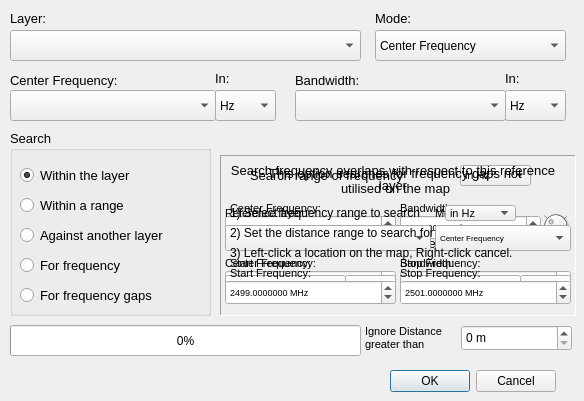
 <widget class="QDialog" name="FrequencyOverlapsDialogBase">
  <property name="geometry">
   <rect>
    <x>0</x>
    <y>0</y>
    <width>584</width>
    <height>401</height>
   </rect>
  </property>
  <property name="windowTitle">
   <string>Frequency Overlaps</string>
  </property>
  <widget class="QDialogButtonBox" name="bbOK_Cancel">
   <property name="geometry">
    <rect>
     <x>305</x>
     <y>365</y>
     <width>251</width>
     <height>32</height>
    </rect>
   </property>
   <property name="orientation">
    <enum>Qt::Horizontal</enum>
   </property>
   <property name="standardButtons">
    <set>QDialogButtonBox::Cancel|QDialogButtonBox::Ok</set>
   </property>
  </widget>
  <widget class="QgsMapLayerComboBox" name="mcbLayers">
   <property name="geometry">
    <rect>
     <x>10</x>
     <y>30</y>
     <width>351</width>
     <height>31</height>
    </rect>
   </property>
   <property name="font">
    <font>
     <family>Arial</family>
    </font>
   </property>
   <property name="focusPolicy">
    <enum>Qt::NoFocus</enum>
   </property>
  </widget>
  <widget class="QLabel" name="label">
   <property name="geometry">
    <rect>
     <x>10</x>
     <y>10</y>
     <width>55</width>
     <height>16</height>
    </rect>
   </property>
   <property name="font">
    <font>
     <family>Arial</family>
     <pointsize>10</pointsize>
     <weight>50</weight>
     <bold>false</bold>
    </font>
   </property>
   <property name="text">
    <string>Layer:</string>
   </property>
  </widget>
  <widget class="QComboBox" name="cmbMode">
   <property name="geometry">
    <rect>
     <x>375</x>
     <y>30</y>
     <width>191</width>
     <height>31</height>
    </rect>
   </property>
   <property name="font">
    <font>
     <family>Arial</family>
    </font>
   </property>
   <property name="focusPolicy">
    <enum>Qt::NoFocus</enum>
   </property>
   <item>
    <property name="text">
     <string>Center Frequency</string>
    </property>
   </item>
   <item>
    <property name="text">
     <string>Start-Stop Frequency</string>
    </property>
   </item>
  </widget>
  <widget class="QLabel" name="label_2">
   <property name="geometry">
    <rect>
     <x>375</x>
     <y>10</y>
     <width>55</width>
     <height>16</height>
    </rect>
   </property>
   <property name="font">
    <font>
     <family>Arial</family>
     <pointsize>10</pointsize>
     <weight>50</weight>
     <bold>false</bold>
    </font>
   </property>
   <property name="text">
    <string>Mode:</string>
   </property>
  </widget>
  <widget class="QgsFieldComboBox" name="fcbItem1">
   <property name="geometry">
    <rect>
     <x>10</x>
     <y>90</y>
     <width>206</width>
     <height>31</height>
    </rect>
   </property>
   <property name="font">
    <font>
     <family>Arial</family>
     <pointsize>8</pointsize>
    </font>
   </property>
   <property name="focusPolicy">
    <enum>Qt::NoFocus</enum>
   </property>
  </widget>
  <widget class="QgsFieldComboBox" name="fcbItem2">
   <property name="geometry">
    <rect>
     <x>295</x>
     <y>90</y>
     <width>211</width>
     <height>31</height>
    </rect>
   </property>
   <property name="font">
    <font>
     <family>Arial</family>
     <pointsize>8</pointsize>
    </font>
   </property>
   <property name="focusPolicy">
    <enum>Qt::NoFocus</enum>
   </property>
  </widget>
  <widget class="QLabel" name="lblItem1">
   <property name="geometry">
    <rect>
     <x>10</x>
     <y>70</y>
     <width>141</width>
     <height>21</height>
    </rect>
   </property>
   <property name="font">
    <font>
     <family>Arial</family>
     <pointsize>10</pointsize>
     <weight>50</weight>
     <bold>false</bold>
    </font>
   </property>
   <property name="text">
    <string>Center Frequency:</string>
   </property>
  </widget>
  <widget class="QLabel" name="lblItem2">
   <property name="geometry">
    <rect>
     <x>295</x>
     <y>70</y>
     <width>141</width>
     <height>21</height>
    </rect>
   </property>
   <property name="font">
    <font>
     <family>Arial</family>
     <pointsize>10</pointsize>
     <weight>50</weight>
     <bold>false</bold>
    </font>
   </property>
   <property name="text">
    <string>Bandwidth:</string>
   </property>
  </widget>
  <widget class="QComboBox" name="cmbFrequencySteps2">
   <property name="geometry">
    <rect>
     <x>505</x>
     <y>90</y>
     <width>61</width>
     <height>31</height>
    </rect>
   </property>
   <property name="font">
    <font>
     <family>Arial</family>
    </font>
   </property>
   <property name="focusPolicy">
    <enum>Qt::NoFocus</enum>
   </property>
   <property name="currentText">
    <string>Hz</string>
   </property>
   <item>
    <property name="text">
     <string>Hz</string>
    </property>
   </item>
   <item>
    <property name="text">
     <string>kHz</string>
    </property>
   </item>
   <item>
    <property name="text">
     <string>MHz</string>
    </property>
   </item>
   <item>
    <property name="text">
     <string>GHz</string>
    </property>
   </item>
  </widget>
  <widget class="QLabel" name="lblItem4">
   <property name="geometry">
    <rect>
     <x>505</x>
     <y>70</y>
     <width>41</width>
     <height>16</height>
    </rect>
   </property>
   <property name="font">
    <font>
     <family>Arial</family>
     <pointsize>10</pointsize>
     <weight>50</weight>
     <bold>false</bold>
    </font>
   </property>
   <property name="text">
    <string>In:</string>
   </property>
  </widget>
  <widget class="QLabel" name="lblItem3">
   <property name="geometry">
    <rect>
     <x>215</x>
     <y>70</y>
     <width>41</width>
     <height>16</height>
    </rect>
   </property>
   <property name="font">
    <font>
     <family>Arial</family>
     <pointsize>10</pointsize>
     <weight>50</weight>
     <bold>false</bold>
    </font>
   </property>
   <property name="text">
    <string>In:</string>
   </property>
  </widget>
  <widget class="QComboBox" name="cmbFrequencySteps1">
   <property name="geometry">
    <rect>
     <x>215</x>
     <y>90</y>
     <width>61</width>
     <height>31</height>
    </rect>
   </property>
   <property name="font">
    <font>
     <family>Arial</family>
    </font>
   </property>
   <property name="focusPolicy">
    <enum>Qt::NoFocus</enum>
   </property>
   <property name="currentText">
    <string>Hz</string>
   </property>
   <item>
    <property name="text">
     <string>Hz</string>
    </property>
   </item>
   <item>
    <property name="text">
     <string>kHz</string>
    </property>
   </item>
   <item>
    <property name="text">
     <string>MHz</string>
    </property>
   </item>
   <item>
    <property name="text">
     <string>GHz</string>
    </property>
   </item>
  </widget>
  <widget class="QGroupBox" name="groupBox">
   <property name="geometry">
    <rect>
     <x>10</x>
     <y>130</y>
     <width>201</width>
     <height>186</height>
    </rect>
   </property>
   <property name="font">
    <font>
     <family>Arial</family>
     <pointsize>10</pointsize>
    </font>
   </property>
   <property name="title">
    <string>Search</string>
   </property>
   <widget class="QRadioButton" name="rbWithinLayer">
    <property name="geometry">
     <rect>
      <x>10</x>
      <y>25</y>
      <width>141</width>
      <height>41</height>
     </rect>
    </property>
    <property name="font">
     <font>
      <pointsize>10</pointsize>
     </font>
    </property>
    <property name="focusPolicy">
     <enum>Qt::NoFocus</enum>
    </property>
    <property name="text">
     <string>Within the layer</string>
    </property>
    <property name="checked">
     <bool>true</bool>
    </property>
   </widget>
   <widget class="QRadioButton" name="rbAgainstRange">
    <property name="geometry">
     <rect>
      <x>10</x>
      <y>65</y>
      <width>181</width>
      <height>20</height>
     </rect>
    </property>
    <property name="focusPolicy">
     <enum>Qt::NoFocus</enum>
    </property>
    <property name="text">
     <string>Within a range</string>
    </property>
   </widget>
   <widget class="QRadioButton" name="rbAgainstLayer">
    <property name="geometry">
     <rect>
      <x>10</x>
      <y>95</y>
      <width>191</width>
      <height>20</height>
     </rect>
    </property>
    <property name="focusPolicy">
     <enum>Qt::NoFocus</enum>
    </property>
    <property name="text">
     <string>Against another layer</string>
    </property>
   </widget>
   <widget class="QRadioButton" name="rbForFrequency">
    <property name="geometry">
     <rect>
      <x>10</x>
      <y>125</y>
      <width>141</width>
      <height>20</height>
     </rect>
    </property>
    <property name="focusPolicy">
     <enum>Qt::NoFocus</enum>
    </property>
    <property name="text">
     <string>For frequency</string>
    </property>
   </widget>
   <widget class="QRadioButton" name="rbFrequencyGaps">
    <property name="geometry">
     <rect>
      <x>10</x>
      <y>155</y>
      <width>176</width>
      <height>20</height>
     </rect>
    </property>
    <property name="focusPolicy">
     <enum>Qt::NoFocus</enum>
    </property>
    <property name="text">
     <string>For frequency gaps</string>
    </property>
   </widget>
  </widget>
  <widget class="QFrame" name="frmWithinLayer">
   <property name="geometry">
    <rect>
     <x>220</x>
     <y>155</y>
     <width>356</width>
     <height>161</height>
    </rect>
   </property>
   <property name="frameShape">
    <enum>QFrame::Panel</enum>
   </property>
   <property name="frameShadow">
    <enum>QFrame::Sunken</enum>
   </property>
   <widget class="QLabel" name="lblWithinLayer">
    <property name="geometry">
     <rect>
      <x>50</x>
      <y>45</y>
      <width>256</width>
      <height>71</height>
     </rect>
    </property>
    <property name="font">
     <font>
      <family>Arial</family>
      <pointsize>10</pointsize>
     </font>
    </property>
    <property name="frameShape">
     <enum>QFrame::NoFrame</enum>
    </property>
    <property name="frameShadow">
     <enum>QFrame::Plain</enum>
    </property>
    <property name="text">
     <string>This option searches for all frequency overlaps within the layer</string>
    </property>
    <property name="alignment">
     <set>Qt::AlignCenter</set>
    </property>
    <property name="wordWrap">
     <bool>true</bool>
    </property>
   </widget>
  </widget>
  <widget class="QFrame" name="frmAgainstRange">
   <property name="geometry">
    <rect>
     <x>220</x>
     <y>155</y>
     <width>356</width>
     <height>161</height>
    </rect>
   </property>
   <property name="frameShape">
    <enum>QFrame::Panel</enum>
   </property>
   <property name="frameShadow">
    <enum>QFrame::Sunken</enum>
   </property>
   <widget class="QComboBox" name="cmbFrequencySteps3">
    <property name="geometry">
     <rect>
      <x>240</x>
      <y>10</y>
      <width>71</width>
      <height>21</height>
     </rect>
    </property>
    <property name="font">
     <font>
      <family>Arial</family>
      <pointsize>8</pointsize>
     </font>
    </property>
    <property name="focusPolicy">
     <enum>Qt::NoFocus</enum>
    </property>
    <property name="currentText">
     <string>in Hz</string>
    </property>
    <item>
     <property name="text">
      <string>in Hz</string>
     </property>
    </item>
    <item>
     <property name="text">
      <string>in kHz</string>
     </property>
    </item>
    <item>
     <property name="text">
      <string>in MHz</string>
     </property>
    </item>
    <item>
     <property name="text">
      <string>in GHz</string>
     </property>
    </item>
   </widget>
   <widget class="QgsDoubleSpinBox" name="dsbStartFreq">
    <property name="geometry">
     <rect>
      <x>5</x>
      <y>115</y>
      <width>171</width>
      <height>25</height>
     </rect>
    </property>
    <property name="font">
     <font>
      <family>Arial</family>
      <pointsize>7</pointsize>
     </font>
    </property>
    <property name="frame">
     <bool>true</bool>
    </property>
    <property name="readOnly">
     <bool>false</bool>
    </property>
    <property name="buttonSymbols">
     <enum>QAbstractSpinBox::UpDownArrows</enum>
    </property>
    <property name="keyboardTracking">
     <bool>true</bool>
    </property>
    <property name="showGroupSeparator" stdset="0">
     <bool>false</bool>
    </property>
    <property name="suffix">
     <string> MHz</string>
    </property>
    <property name="decimals">
     <number>7</number>
    </property>
    <property name="maximum">
     <double>100000.000000000000000</double>
    </property>
    <property name="value">
     <double>2499.000000000000000</double>
    </property>
    <property name="showClearButton">
     <bool>false</bool>
    </property>
   </widget>
   <widget class="QgsDoubleSpinBox" name="dsbStopFreq">
    <property name="geometry">
     <rect>
      <x>180</x>
      <y>115</y>
      <width>171</width>
      <height>25</height>
     </rect>
    </property>
    <property name="font">
     <font>
      <family>Arial</family>
      <pointsize>7</pointsize>
     </font>
    </property>
    <property name="focusPolicy">
     <enum>Qt::WheelFocus</enum>
    </property>
    <property name="buttonSymbols">
     <enum>QAbstractSpinBox::UpDownArrows</enum>
    </property>
    <property name="keyboardTracking">
     <bool>true</bool>
    </property>
    <property name="showGroupSeparator" stdset="0">
     <bool>false</bool>
    </property>
    <property name="suffix">
     <string> MHz</string>
    </property>
    <property name="decimals">
     <number>7</number>
    </property>
    <property name="maximum">
     <double>100000.000000000000000</double>
    </property>
    <property name="value">
     <double>2501.000000000000000</double>
    </property>
    <property name="showClearButton">
     <bool>false</bool>
    </property>
   </widget>
   <widget class="QLabel" name="lblItem1_2">
    <property name="geometry">
     <rect>
      <x>30</x>
      <y>10</y>
      <width>206</width>
      <height>21</height>
     </rect>
    </property>
    <property name="font">
     <font>
      <family>Arial</family>
      <pointsize>10</pointsize>
      <weight>50</weight>
      <bold>false</bold>
     </font>
    </property>
    <property name="focusPolicy">
     <enum>Qt::NoFocus</enum>
    </property>
    <property name="text">
     <string>Search range of frequency</string>
    </property>
   </widget>
   <widget class="QLabel" name="lblItem1_3">
    <property name="geometry">
     <rect>
      <x>10</x>
      <y>100</y>
      <width>121</width>
      <height>16</height>
     </rect>
    </property>
    <property name="font">
     <font>
      <family>Arial</family>
      <pointsize>8</pointsize>
      <weight>50</weight>
      <bold>false</bold>
     </font>
    </property>
    <property name="text">
     <string>Start Frequency:</string>
    </property>
   </widget>
   <widget class="QLabel" name="lblItem1_4">
    <property name="geometry">
     <rect>
      <x>180</x>
      <y>100</y>
      <width>121</width>
      <height>16</height>
     </rect>
    </property>
    <property name="font">
     <font>
      <family>Arial</family>
      <pointsize>8</pointsize>
      <weight>50</weight>
      <bold>false</bold>
     </font>
    </property>
    <property name="text">
     <string>Stop Frequency:</string>
    </property>
   </widget>
   <widget class="QDial" name="dialFreqStep">
    <property name="geometry">
     <rect>
      <x>320</x>
      <y>55</y>
      <width>31</width>
      <height>31</height>
     </rect>
    </property>
    <property name="focusPolicy">
     <enum>Qt::NoFocus</enum>
    </property>
    <property name="autoFillBackground">
     <bool>false</bool>
    </property>
    <property name="minimum">
     <number>0</number>
    </property>
    <property name="maximum">
     <number>3</number>
    </property>
    <property name="value">
     <number>1</number>
    </property>
    <property name="tracking">
     <bool>false</bool>
    </property>
    <property name="orientation">
     <enum>Qt::Horizontal</enum>
    </property>
    <property name="invertedAppearance">
     <bool>false</bool>
    </property>
    <property name="invertedControls">
     <bool>false</bool>
    </property>
    <property name="wrapping">
     <bool>false</bool>
    </property>
    <property name="notchTarget">
     <double>3.700000000000000</double>
    </property>
    <property name="notchesVisible">
     <bool>true</bool>
    </property>
   </widget>
   <widget class="QgsDoubleSpinBox" name="dsbCenterFreq">
    <property name="geometry">
     <rect>
      <x>5</x>
      <y>60</y>
      <width>171</width>
      <height>25</height>
     </rect>
    </property>
    <property name="font">
     <font>
      <family>Arial</family>
      <pointsize>7</pointsize>
     </font>
    </property>
    <property name="focusPolicy">
     <enum>Qt::WheelFocus</enum>
    </property>
    <property name="buttonSymbols">
     <enum>QAbstractSpinBox::UpDownArrows</enum>
    </property>
    <property name="keyboardTracking">
     <bool>true</bool>
    </property>
    <property name="showGroupSeparator" stdset="0">
     <bool>false</bool>
    </property>
    <property name="suffix">
     <string> MHz</string>
    </property>
    <property name="decimals">
     <number>7</number>
    </property>
    <property name="maximum">
     <double>100000.000000000000000</double>
    </property>
    <property name="singleStep">
     <double>2.000000000000000</double>
    </property>
    <property name="value">
     <double>2500.000000000000000</double>
    </property>
    <property name="showClearButton">
     <bool>false</bool>
    </property>
    <property name="clearValue">
     <bool>false</bool>
    </property>
   </widget>
   <widget class="QLabel" name="lblItem1_5">
    <property name="geometry">
     <rect>
      <x>10</x>
      <y>45</y>
      <width>121</width>
      <height>16</height>
     </rect>
    </property>
    <property name="font">
     <font>
      <family>Arial</family>
      <pointsize>8</pointsize>
      <weight>50</weight>
      <bold>false</bold>
     </font>
    </property>
    <property name="text">
     <string>Center Frequency:</string>
    </property>
   </widget>
   <widget class="QgsDoubleSpinBox" name="dsbBandwidth">
    <property name="geometry">
     <rect>
      <x>180</x>
      <y>60</y>
      <width>141</width>
      <height>25</height>
     </rect>
    </property>
    <property name="font">
     <font>
      <family>Arial</family>
      <pointsize>7</pointsize>
     </font>
    </property>
    <property name="buttonSymbols">
     <enum>QAbstractSpinBox::UpDownArrows</enum>
    </property>
    <property name="keyboardTracking">
     <bool>true</bool>
    </property>
    <property name="showGroupSeparator" stdset="0">
     <bool>false</bool>
    </property>
    <property name="suffix">
     <string> kHz</string>
    </property>
    <property name="decimals">
     <number>6</number>
    </property>
    <property name="maximum">
     <double>1000000000.000000000000000</double>
    </property>
    <property name="value">
     <double>2000.000000000000000</double>
    </property>
    <property name="showClearButton">
     <bool>false</bool>
    </property>
   </widget>
   <widget class="QLabel" name="lblItem1_6">
    <property name="geometry">
     <rect>
      <x>180</x>
      <y>45</y>
      <width>81</width>
      <height>16</height>
     </rect>
    </property>
    <property name="font">
     <font>
      <family>Arial</family>
      <pointsize>8</pointsize>
      <weight>50</weight>
      <bold>false</bold>
     </font>
    </property>
    <property name="text">
     <string>Bandwidth:</string>
    </property>
   </widget>
   <zorder>dialFreqStep</zorder>
   <zorder>cmbFrequencySteps3</zorder>
   <zorder>dsbStartFreq</zorder>
   <zorder>dsbStopFreq</zorder>
   <zorder>lblItem1_2</zorder>
   <zorder>lblItem1_3</zorder>
   <zorder>lblItem1_4</zorder>
   <zorder>dsbCenterFreq</zorder>
   <zorder>lblItem1_5</zorder>
   <zorder>dsbBandwidth</zorder>
   <zorder>lblItem1_6</zorder>
  </widget>
  <widget class="QFrame" name="frmAgainstLayer">
   <property name="geometry">
    <rect>
     <x>220</x>
     <y>155</y>
     <width>356</width>
     <height>161</height>
    </rect>
   </property>
   <property name="frameShape">
    <enum>QFrame::Panel</enum>
   </property>
   <property name="frameShadow">
    <enum>QFrame::Sunken</enum>
   </property>
   <widget class="QgsMapLayerComboBox" name="mcbAgainstLayer">
    <property name="geometry">
     <rect>
      <x>5</x>
      <y>70</y>
      <width>206</width>
      <height>26</height>
     </rect>
    </property>
    <property name="font">
     <font>
      <family>Arial</family>
      <pointsize>6</pointsize>
     </font>
    </property>
    <property name="focusPolicy">
     <enum>Qt::NoFocus</enum>
    </property>
   </widget>
   <widget class="QLabel" name="label_3">
    <property name="geometry">
     <rect>
      <x>5</x>
      <y>50</y>
      <width>116</width>
      <height>16</height>
     </rect>
    </property>
    <property name="font">
     <font>
      <family>Arial</family>
      <pointsize>8</pointsize>
      <weight>50</weight>
      <bold>false</bold>
     </font>
    </property>
    <property name="text">
     <string>Reference layer:</string>
    </property>
   </widget>
   <widget class="QComboBox" name="cmbAgainstLayerMode">
    <property name="geometry">
     <rect>
      <x>215</x>
      <y>70</y>
      <width>136</width>
      <height>26</height>
     </rect>
    </property>
    <property name="font">
     <font>
      <family>Arial</family>
      <pointsize>6</pointsize>
     </font>
    </property>
    <property name="focusPolicy">
     <enum>Qt::NoFocus</enum>
    </property>
    <item>
     <property name="text">
      <string>Center Frequency</string>
     </property>
    </item>
    <item>
     <property name="text">
      <string>Start-Stop Frequency</string>
     </property>
    </item>
   </widget>
   <widget class="QLabel" name="label_4">
    <property name="geometry">
     <rect>
      <x>215</x>
      <y>50</y>
      <width>55</width>
      <height>16</height>
     </rect>
    </property>
    <property name="font">
     <font>
      <family>Arial</family>
      <pointsize>8</pointsize>
      <weight>50</weight>
      <bold>false</bold>
     </font>
    </property>
    <property name="text">
     <string>Mode:</string>
    </property>
   </widget>
   <widget class="QgsFieldComboBox" name="fcbAgainstLayerItem1">
    <property name="geometry">
     <rect>
      <x>5</x>
      <y>120</y>
      <width>121</width>
      <height>26</height>
     </rect>
    </property>
    <property name="font">
     <font>
      <family>Arial</family>
      <pointsize>6</pointsize>
     </font>
    </property>
    <property name="focusPolicy">
     <enum>Qt::NoFocus</enum>
    </property>
   </widget>
   <widget class="QLabel" name="lblAgainstLayerItem1">
    <property name="geometry">
     <rect>
      <x>5</x>
      <y>100</y>
      <width>166</width>
      <height>16</height>
     </rect>
    </property>
    <property name="font">
     <font>
      <family>Arial</family>
      <pointsize>8</pointsize>
      <weight>50</weight>
      <bold>false</bold>
     </font>
    </property>
    <property name="text">
     <string>Center Frequency:</string>
    </property>
   </widget>
   <widget class="QgsFieldComboBox" name="fcbAgainstLayerItem2">
    <property name="geometry">
     <rect>
      <x>180</x>
      <y>120</y>
      <width>121</width>
      <height>26</height>
     </rect>
    </property>
    <property name="font">
     <font>
      <family>Arial</family>
      <pointsize>6</pointsize>
     </font>
    </property>
    <property name="focusPolicy">
     <enum>Qt::NoFocus</enum>
    </property>
   </widget>
   <widget class="QLabel" name="lblAgainstLayerItem2">
    <property name="geometry">
     <rect>
      <x>180</x>
      <y>100</y>
      <width>126</width>
      <height>16</height>
     </rect>
    </property>
    <property name="font">
     <font>
      <family>Arial</family>
      <pointsize>8</pointsize>
      <weight>50</weight>
      <bold>false</bold>
     </font>
    </property>
    <property name="text">
     <string>Bandwidth:</string>
    </property>
   </widget>
   <widget class="QComboBox" name="cmbAgainstLayerFrequencySteps1">
    <property name="geometry">
     <rect>
      <x>125</x>
      <y>120</y>
      <width>51</width>
      <height>26</height>
     </rect>
    </property>
    <property name="font">
     <font>
      <family>Arial</family>
      <pointsize>6</pointsize>
     </font>
    </property>
    <property name="focusPolicy">
     <enum>Qt::NoFocus</enum>
    </property>
    <property name="currentText">
     <string>Hz</string>
    </property>
    <item>
     <property name="text">
      <string>Hz</string>
     </property>
    </item>
    <item>
     <property name="text">
      <string>kHz</string>
     </property>
    </item>
    <item>
     <property name="text">
      <string>MHz</string>
     </property>
    </item>
    <item>
     <property name="text">
      <string>GHz</string>
     </property>
    </item>
   </widget>
   <widget class="QComboBox" name="cmbAgainstLayerFrequencySteps2">
    <property name="geometry">
     <rect>
      <x>300</x>
      <y>120</y>
      <width>51</width>
      <height>26</height>
     </rect>
    </property>
    <property name="font">
     <font>
      <family>Arial</family>
      <pointsize>6</pointsize>
     </font>
    </property>
    <property name="focusPolicy">
     <enum>Qt::NoFocus</enum>
    </property>
    <property name="currentText">
     <string>Hz</string>
    </property>
    <item>
     <property name="text">
      <string>Hz</string>
     </property>
    </item>
    <item>
     <property name="text">
      <string>kHz</string>
     </property>
    </item>
    <item>
     <property name="text">
      <string>MHz</string>
     </property>
    </item>
    <item>
     <property name="text">
      <string>GHz</string>
     </property>
    </item>
   </widget>
   <widget class="QLabel" name="lblItem1_7">
    <property name="geometry">
     <rect>
      <x>10</x>
      <y>5</y>
      <width>326</width>
      <height>36</height>
     </rect>
    </property>
    <property name="font">
     <font>
      <family>Arial</family>
      <pointsize>10</pointsize>
      <weight>50</weight>
      <bold>false</bold>
     </font>
    </property>
    <property name="focusPolicy">
     <enum>Qt::NoFocus</enum>
    </property>
    <property name="text">
     <string>Search frequency overlaps with respect to this reference layer</string>
    </property>
    <property name="alignment">
     <set>Qt::AlignCenter</set>
    </property>
    <property name="wordWrap">
     <bool>true</bool>
    </property>
   </widget>
  </widget>
  <widget class="QProgressBar" name="pbFrequencyOverlaps">
   <property name="geometry">
    <rect>
     <x>10</x>
     <y>325</y>
     <width>351</width>
     <height>31</height>
    </rect>
   </property>
   <property name="value">
    <number>0</number>
   </property>
  </widget>
  <widget class="QSpinBox" name="sbIgnoreDistance">
   <property name="geometry">
    <rect>
     <x>461</x>
     <y>325</y>
     <width>111</width>
     <height>26</height>
    </rect>
   </property>
   <property name="font">
    <font>
     <family>Arial</family>
    </font>
   </property>
   <property name="focusPolicy">
    <enum>Qt::ClickFocus</enum>
   </property>
   <property name="showGroupSeparator" stdset="0">
    <bool>true</bool>
   </property>
   <property name="suffix">
    <string> m</string>
   </property>
   <property name="maximum">
    <number>1000000</number>
   </property>
   <property name="singleStep">
    <number>1000</number>
   </property>
   <property name="value">
    <number>0</number>
   </property>
   <property name="displayIntegerBase">
    <number>10</number>
   </property>
  </widget>
  <widget class="QLabel" name="label_5">
   <property name="geometry">
    <rect>
     <x>365</x>
     <y>320</y>
     <width>91</width>
     <height>36</height>
    </rect>
   </property>
   <property name="font">
    <font>
     <family>Arial</family>
     <pointsize>8</pointsize>
    </font>
   </property>
   <property name="text">
    <string>Ignore Distance greater than</string>
   </property>
   <property name="wordWrap">
    <bool>true</bool>
   </property>
  </widget>
  <widget class="QFrame" name="frmFrequencyGaps">
   <property name="geometry">
    <rect>
     <x>220</x>
     <y>155</y>
     <width>356</width>
     <height>161</height>
    </rect>
   </property>
   <property name="frameShape">
    <enum>QFrame::Panel</enum>
   </property>
   <property name="frameShadow">
    <enum>QFrame::Sunken</enum>
   </property>
   <widget class="QLabel" name="lblWithinLayer_2">
    <property name="geometry">
     <rect>
      <x>40</x>
      <y>5</y>
      <width>271</width>
      <height>41</height>
     </rect>
    </property>
    <property name="font">
     <font>
      <family>Arial</family>
      <pointsize>10</pointsize>
     </font>
    </property>
    <property name="autoFillBackground">
     <bool>false</bool>
    </property>
    <property name="frameShape">
     <enum>QFrame::NoFrame</enum>
    </property>
    <property name="frameShadow">
     <enum>QFrame::Plain</enum>
    </property>
    <property name="text">
     <string>This option searches for frequency gaps not utilised on the map</string>
    </property>
    <property name="alignment">
     <set>Qt::AlignCenter</set>
    </property>
    <property name="wordWrap">
     <bool>true</bool>
    </property>
    <property name="indent">
     <number>1</number>
    </property>
   </widget>
   <widget class="QLabel" name="label_6">
    <property name="geometry">
     <rect>
      <x>10</x>
      <y>50</y>
      <width>206</width>
      <height>16</height>
     </rect>
    </property>
    <property name="font">
     <font>
      <family>Arial</family>
     </font>
    </property>
    <property name="text">
     <string>1) Select frequency range to search</string>
    </property>
   </widget>
   <widget class="QLabel" name="label_7">
    <property name="geometry">
     <rect>
      <x>10</x>
      <y>70</y>
      <width>226</width>
      <height>16</height>
     </rect>
    </property>
    <property name="font">
     <font>
      <family>Arial</family>
     </font>
    </property>
    <property name="text">
     <string>2) Set the distance range to search for</string>
    </property>
   </widget>
   <widget class="QLabel" name="label_8">
    <property name="geometry">
     <rect>
      <x>10</x>
      <y>90</y>
      <width>321</width>
      <height>16</height>
     </rect>
    </property>
    <property name="font">
     <font>
      <family>Arial</family>
     </font>
    </property>
    <property name="text">
     <string>3) Left-click a location on the map, Right-click cancel.</string>
    </property>
   </widget>
   <widget class="QLabel" name="lblItem1_9">
    <property name="geometry">
     <rect>
      <x>180</x>
      <y>110</y>
      <width>121</width>
      <height>16</height>
     </rect>
    </property>
    <property name="font">
     <font>
      <family>Arial</family>
      <pointsize>8</pointsize>
      <weight>50</weight>
      <bold>false</bold>
     </font>
    </property>
    <property name="text">
     <string>Stop Frequency:</string>
    </property>
   </widget>
   <widget class="QLabel" name="lblItem1_8">
    <property name="geometry">
     <rect>
      <x>10</x>
      <y>110</y>
      <width>121</width>
      <height>16</height>
     </rect>
    </property>
    <property name="font">
     <font>
      <family>Arial</family>
      <pointsize>8</pointsize>
      <weight>50</weight>
      <bold>false</bold>
     </font>
    </property>
    <property name="text">
     <string>Start Frequency:</string>
    </property>
   </widget>
   <widget class="QgsDoubleSpinBox" name="dsbGapsStopFreq">
    <property name="geometry">
     <rect>
      <x>180</x>
      <y>125</y>
      <width>171</width>
      <height>25</height>
     </rect>
    </property>
    <property name="font">
     <font>
      <family>Arial</family>
      <pointsize>7</pointsize>
     </font>
    </property>
    <property name="focusPolicy">
     <enum>Qt::WheelFocus</enum>
    </property>
    <property name="buttonSymbols">
     <enum>QAbstractSpinBox::UpDownArrows</enum>
    </property>
    <property name="keyboardTracking">
     <bool>true</bool>
    </property>
    <property name="showGroupSeparator" stdset="0">
     <bool>false</bool>
    </property>
    <property name="suffix">
     <string> MHz</string>
    </property>
    <property name="decimals">
     <number>7</number>
    </property>
    <property name="maximum">
     <double>100000.000000000000000</double>
    </property>
    <property name="value">
     <double>2501.000000000000000</double>
    </property>
    <property name="showClearButton">
     <bool>false</bool>
    </property>
   </widget>
   <widget class="QgsDoubleSpinBox" name="dsbGapsStartFreq">
    <property name="geometry">
     <rect>
      <x>5</x>
      <y>125</y>
      <width>171</width>
      <height>25</height>
     </rect>
    </property>
    <property name="font">
     <font>
      <family>Arial</family>
      <pointsize>7</pointsize>
     </font>
    </property>
    <property name="frame">
     <bool>true</bool>
    </property>
    <property name="readOnly">
     <bool>false</bool>
    </property>
    <property name="buttonSymbols">
     <enum>QAbstractSpinBox::UpDownArrows</enum>
    </property>
    <property name="keyboardTracking">
     <bool>true</bool>
    </property>
    <property name="showGroupSeparator" stdset="0">
     <bool>false</bool>
    </property>
    <property name="suffix">
     <string> MHz</string>
    </property>
    <property name="decimals">
     <number>7</number>
    </property>
    <property name="maximum">
     <double>100000.000000000000000</double>
    </property>
    <property name="value">
     <double>2499.000000000000000</double>
    </property>
    <property name="showClearButton">
     <bool>false</bool>
    </property>
   </widget>
   <widget class="QComboBox" name="cmbFrequencySteps4">
    <property name="geometry">
     <rect>
      <x>225</x>
      <y>50</y>
      <width>71</width>
      <height>16</height>
     </rect>
    </property>
    <property name="font">
     <font>
      <family>Arial</family>
      <pointsize>8</pointsize>
     </font>
    </property>
    <property name="focusPolicy">
     <enum>Qt::NoFocus</enum>
    </property>
    <property name="currentText">
     <string>in Hz</string>
    </property>
    <item>
     <property name="text">
      <string>in Hz</string>
     </property>
    </item>
    <item>
     <property name="text">
      <string>in kHz</string>
     </property>
    </item>
    <item>
     <property name="text">
      <string>in MHz</string>
     </property>
    </item>
    <item>
     <property name="text">
      <string>in GHz</string>
     </property>
    </item>
   </widget>
  </widget>
 </widget>
